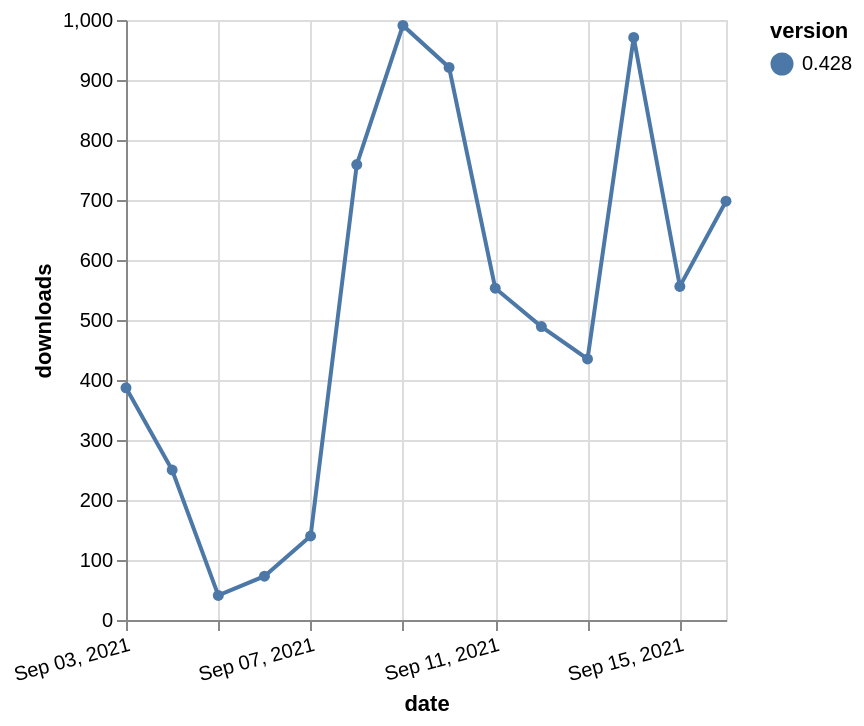

Source (Vega-Lite JSON):
### Vega-Lite specification from a JSON file in a GitHub repository (floating-point values rounded to 4 significant figures)
{"$schema": "https://vega.github.io/schema/vega-lite/v5.json", "description": "A simple bar chart with embedded data.", "data": {"values": [{"date": "2021-09-03", "total": 192901, "delta": 387, "version": "0.428"}, {"date": "2021-09-04", "total": 193151, "delta": 250, "version": "0.428"}, {"date": "2021-09-05", "total": 193192, "delta": 41, "version": "0.428"}, {"date": "2021-09-06", "total": 193265, "delta": 73, "version": "0.428"}, {"date": "2021-09-07", "total": 193405, "delta": 140, "version": "0.428"}, {"date": "2021-09-08", "total": 194164, "delta": 759, "version": "0.428"}, {"date": "2021-09-09", "total": 195155, "delta": 991, "version": "0.428"}, {"date": "2021-09-10", "total": 196076, "delta": 921, "version": "0.428"}, {"date": "2021-09-11", "total": 196629, "delta": 553, "version": "0.428"}, {"date": "2021-09-12", "total": 197118, "delta": 489, "version": "0.428"}, {"date": "2021-09-13", "total": 197553, "delta": 435, "version": "0.428"}, {"date": "2021-09-14", "total": 198524, "delta": 971, "version": "0.428"}, {"date": "2021-09-15", "total": 199080, "delta": 556, "version": "0.428"}, {"date": "2021-09-16", "total": 199778, "delta": 698, "version": "0.428"}]}, "width": "container", "mark": {"type": "line", "point": {"filled": true}}, "encoding": {"x": {"field": "date", "type": "temporal", "timeUnit": "yearmonthdate", "title": "date", "axis": {"labelAngle": -15}}, "y": {"field": "delta", "type": "quantitative", "title": "downloads"}, "color": {"field": "version", "type": "nominal"}, "tooltip": {"field": "delta"}}}
